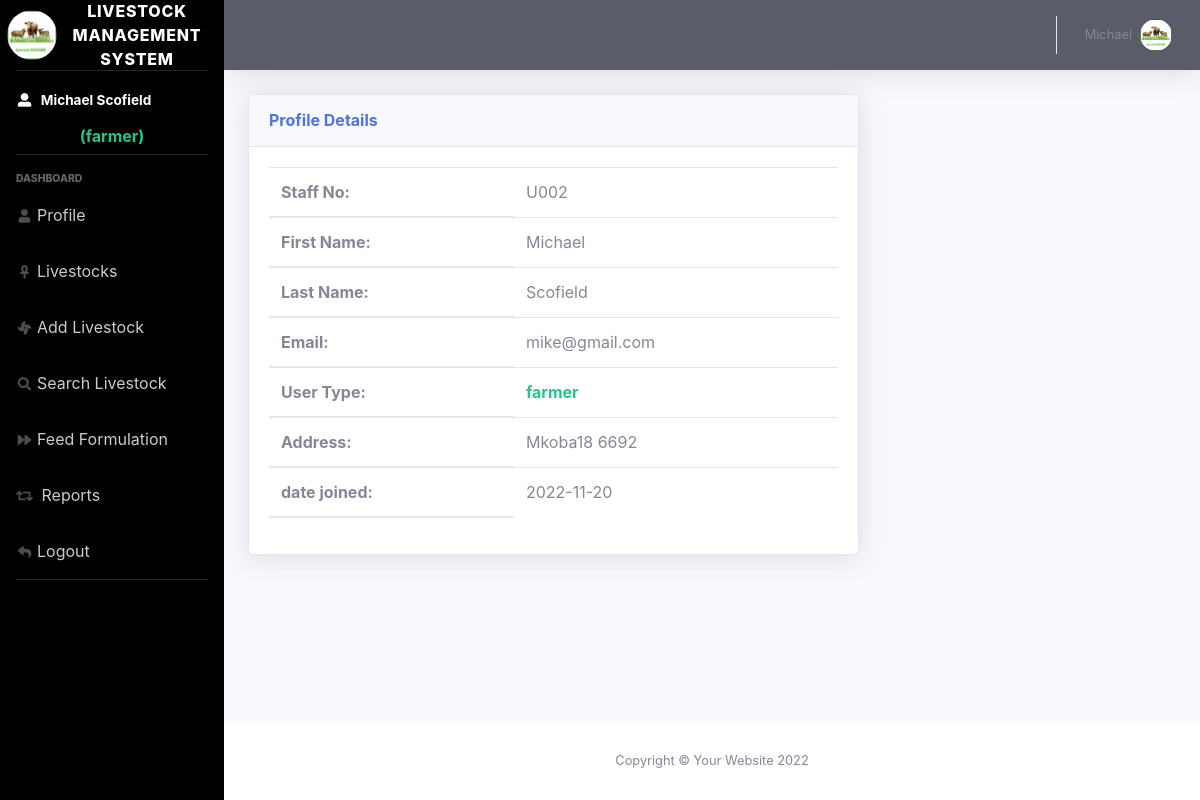
Page /users/index.php (signed in) on the committed database.
### tables this page shows
CREATE TABLE `users` (
  `user_id` int(11) NOT NULL,
  `first_name` varchar(255) NOT NULL,
  `last_name` varchar(255) NOT NULL,
  `user_type` varchar(255) NOT NULL,
  `email` varchar(255) NOT NULL,
  `address` text NOT NULL,
  `password` varchar(255) NOT NULL,
  `date_created` date NOT NULL
);

### users/index.php (the view)
<?php include_once ('../includes/header.php'); ?>
<?php include_once ('topbar.php'); ?>
                <div class="container-fluid">
                    <div class="row">
                        <div class="col-xl-8 col-lg-7">
                            <div class="card shadow mb-4">
                                <div
                                    class="card-header py-3 d-flex flex-row align-items-center justify-content-between">
                                    <h6 class="m-0 font-weight-bold text-primary">Profile Details</h6>
                                </div>
                                <div class="card-body">
                                    <table class="table">
                                        <thead>
                                        <?php
                                                echo "<tr><th scope='col'>Staff No: </th> <td>U00$user_id</td></tr>";
                                                echo "<tr><th scope='col'>First Name: </th> <td>$first_name</td></tr>";
                                                echo "<tr><th scope='col'>Last Name: </th> <td>$last_name</td></tr>";
                                                echo "<tr><th scope='col'>Email: </th> <td>$email</td></tr></tr>";
                                                echo "<tr><th scope='col'>User Type: </th> <td class='font-weight-bolder text-success'>$user_type</td></tr></tr>";
                                                echo "<tr><th scope='col'>Address: </th> <td>$address</td></tr>";
                                                echo "<tr><th scope='col'>date joined: </th> <td>$date_created</td></tr>";
                                        ?>
                                        </thead>
                                    </table>
                                </div>
                            </div>
                        </div>
                    </div>
                </div>
            </div>
<?php include_once ('../includes/footer.php'); ?>

### users/topbar.php (shortened to what this page needs)
<?php
$sql = "SELECT * FROM users WHERE user_id = '{$_SESSION['user_id']}'";
$result = $conn->query($sql);
if ($result->num_rows > 0) {
    $row = $result->fetch_assoc();
    $user_id = $row["user_id"];
    $first_name = $row["first_name"];
    $last_name = $row["last_name"];
    $user_type = $row["user_type"];
    $email = $row["email"];
    $address = $row["address"];
    $date_created = $row["date_created"];
}
?>
<div id="wrapper">
    <ul style="background-color: black" class="navbar-nav  sidebar sidebar-dark accordion" id="accordionSidebar">
        <a class="sidebar-brand d-flex align-items-center justify-content-center" href="index.php">
            <div class="sidebar-brand-icon">
                <img src="../img/live1.jpeg" class="rounded-circle" width="50" height="50" alt="">
            </div>
            <div class="sidebar-brand-text mx-3">Livestock Management System</div>
        </a>
        <hr class="sidebar-divider my-0">
        <li class="nav-item active">
            <a class="nav-link" href="index.php">
                <i class="fas fa-fw fa-user-alt"></i>
                <span><?php echo $first_name ." ". $last_name ?></span></a>
            <h6 class="text-center font-weight-bolder text-success">(<?php echo $user_type ?>)</h6>
        </li>
        <hr class="sidebar-divider">
        <div class="sidebar-heading">
            Dashboard
        </div>
        <?php include_once ('sidebarnav.php')?>
        <hr class="sidebar-divider">
    </ul>
    <div id="content-wrapper" class="d-flex flex-column">
        <div id="content">
            <nav class="navbar navbar-expand navbar-light bg-dark topbar mb-4 static-top shadow">
                <ul class="navbar-nav ml-auto">
                    <li class="nav-item dropdown no-arrow">
                        <a class="nav-link dropdown-toggle" href="#" id="userDropdown" role="button"
                           data-toggle="dropdown" aria-haspopup="true" aria-expanded="false">
                            <span class="mr-2 d-none d-lg-inline text-gray-600 small"><?php echo $first_name ?></span>
                            <img class="img-profile rounded-circle"
                                 src="../img/live1.jpeg" width="50" height="50">
                        </a>
                    </li>
                </ul>
            </nav>

### rows in the picture
users: first_name "Michael", last_name "Scofield", user_type "farmer", user_id "2", email "mike@gmail.com", address "Mkoba18 6692", date_created "2022-11-20"
